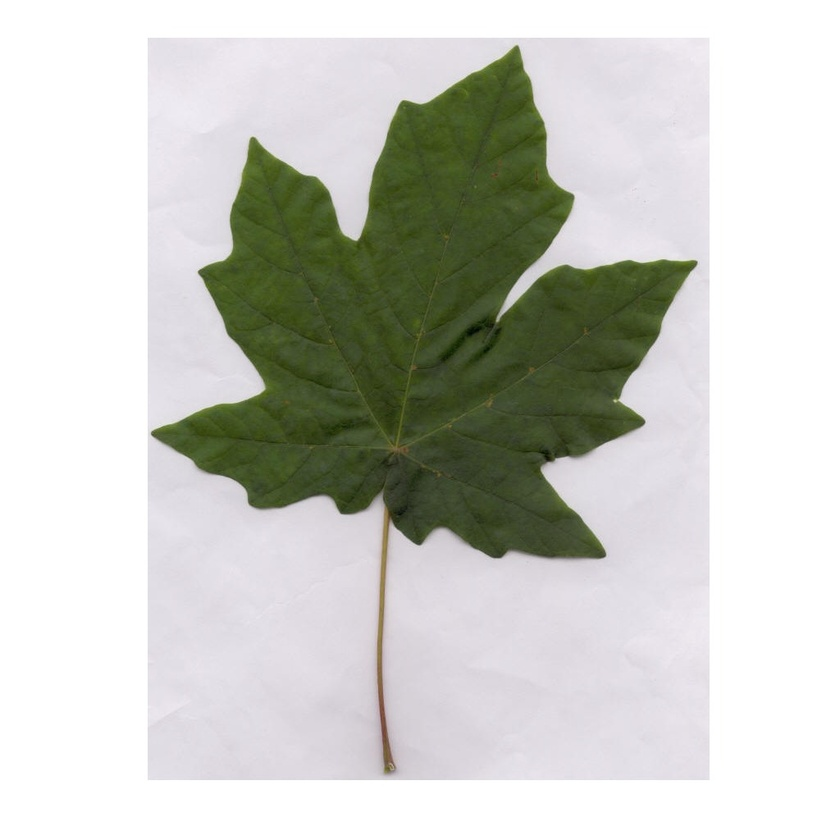
#> input picture images/macrophyllum/l04.jpg, 840 x 840 px, shrunk from 1024 x 1024 before the run
$ python filtro.py
#> lines starting #> are read from the running program, lines starting #| are printed output that depends on the picture
### src/function.py
import os

''' Retorna o caminho absoluto da imagem '''
def image_path(image_name = ''):
    return os.path.realpath(os.path.join(os.path.dirname(os.path.realpath(__file__)), '..', 'images', image_name))

''' Retorna o diretorio das imagens '''
def data_path():
    return os.path.realpath(os.path.join(os.path.dirname(os.path.realpath(__file__)), '..', 'data', 'folhas.csv'))

### src/filtro.py
# -*- coding: utf-8 -*-
from function import image_path
from skimage import io
from skimage.util import random_noise
from scipy.signal import wiener
from matplotlib import pyplot


class Filtro(object):

    def __init__(self, image_name = 'macrophyllum/l04.jpg'):
        self.__img_path = image_path(image_name)

    def __transform(self):
        self.__img_gray = io.imread(self.__img_path, True)
        self.__img_noise = random_noise(self.__img_gray, mode='gaussian')
        self.__img_wiener = wiener(self.__img_noise, (5,5))

    def run(self):

        self.__transform()

        pyplot.subplot(131)
        pyplot.imshow(self.__img_gray, vmin=0, vmax=1, cmap='gray')

        pyplot.subplot(132)
        pyplot.imshow(self.__img_noise, vmin=0, vmax=1, cmap='gray')

        pyplot.subplot(133)
        pyplot.imshow(self.__img_wiener, vmin=0, vmax=1, cmap='gray')

        pyplot.show()
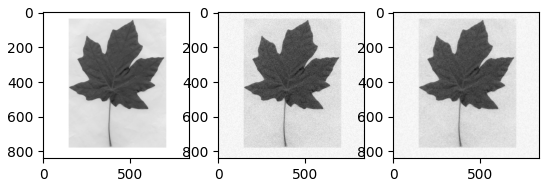
#> figure drawn by matplotlib, 3 panels


# Run Code
if __name__ == '__main__':
    Filtro().run()
